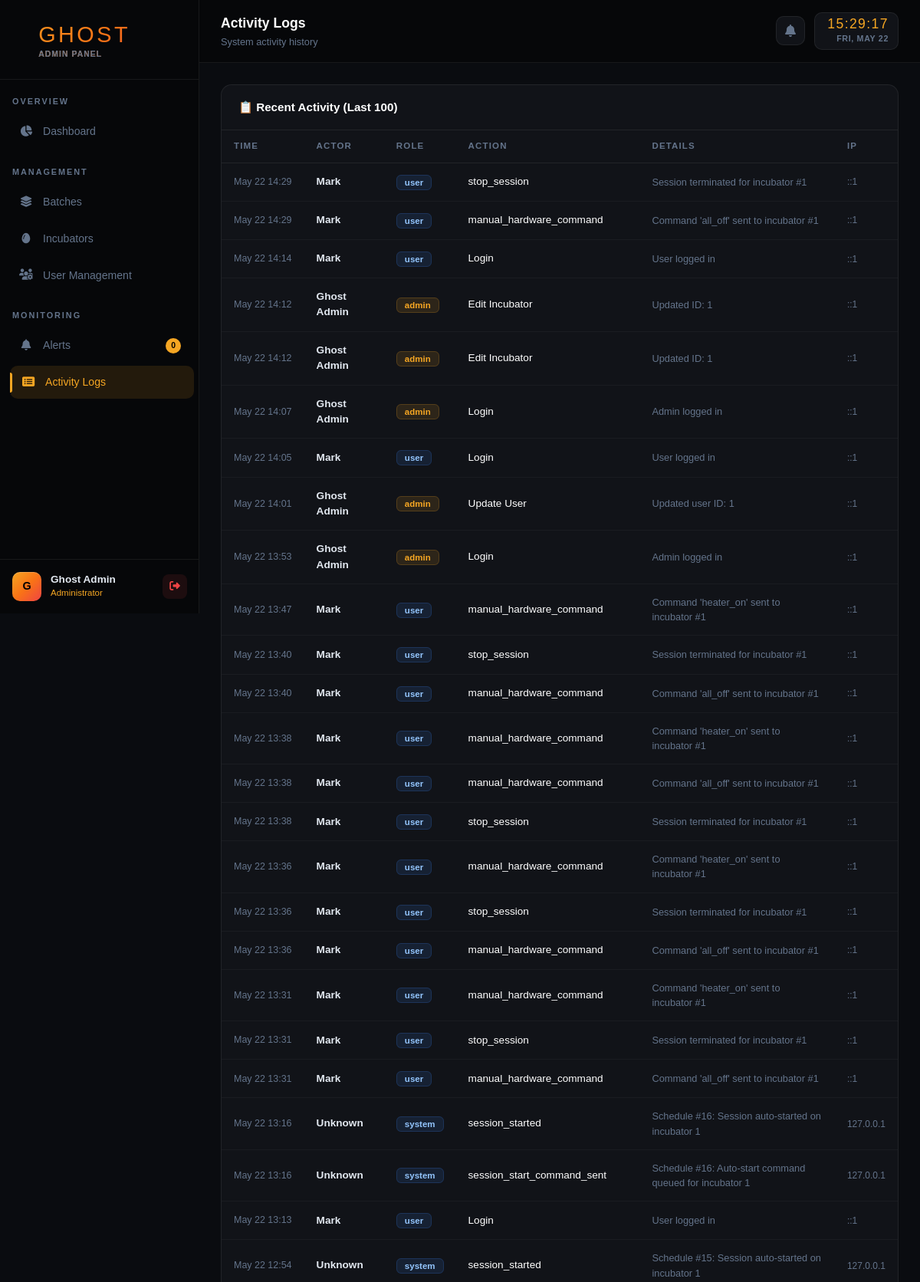
Screenshot of /admin/logs.php (signed in, upper part) with the database file from the repository.
### tables this page shows
CREATE TABLE `activity_logs` (
  `id` int(11) NOT NULL,
  `role` enum('admin','user','system') NOT NULL,
  `user_id` int(11) DEFAULT NULL,
  `action` varchar(255) NOT NULL,
  `details` text DEFAULT NULL,
  `ip_address` varchar(45) DEFAULT NULL,
  `logged_at` timestamp NOT NULL DEFAULT current_timestamp()
);

### includes/config.php (called while the page is built, shortened)
<?php
function getDB() {
    static $pdo = null;
    if ($pdo === null) {
        try {
            $pdo = new PDO(
                "mysql:host=" . DB_HOST . ";dbname=" . DB_NAME . ";charset=utf8",
                DB_USER,
                DB_PASS,
                array(
                    PDO::ATTR_ERRMODE            => PDO::ERRMODE_EXCEPTION,
                    PDO::ATTR_DEFAULT_FETCH_MODE => PDO::FETCH_ASSOC,
                    PDO::ATTR_EMULATE_PREPARES   => false
                )
            );
            $pdo->exec("SET time_zone = '+08:00'");
        } catch (PDOException $e) {
            die(json_encode(array('success' => false, 'message' => 'Database connection failed: ' . $e->getMessage())));
        }
    }
    return $pdo;
}
function getCurrentAdmin() {
    $pdo  = getDB();
    $stmt = $pdo->prepare("SELECT * FROM admins WHERE id = ?");
    $stmt->execute(array($_SESSION['admin_id']));
    return $stmt->fetch();
}

### admin/logs.php (the view)
<?php
$pageTitle = 'Activity Logs';
$pageSubtitle = 'System activity history';
$activePage = 'logs';
require_once 'header.php';
$pdo = getDB();
$logs = $pdo->query("SELECT l.*, CASE WHEN l.role='admin' THEN a.full_name ELSE u.full_name END as actor_name FROM activity_logs l LEFT JOIN admins a ON l.role='admin' AND l.user_id=a.id LEFT JOIN users u ON l.role='user' AND l.user_id=u.id ORDER BY l.logged_at DESC LIMIT 100")->fetchAll();
?>
<div class="ghost-panel">
  <div class="ghost-panel-header"><span class="ghost-panel-title">📋 Recent Activity (Last 100)</span></div>
  <div class="ghost-panel-body p-0">
    <table class="ghost-table">
      <thead><tr><th>Time</th><th>Actor</th><th>Role</th><th>Action</th><th>Details</th><th>IP</th></tr></thead>
      <tbody>
      <?php foreach($logs as $l): ?>
        <tr>
          <td style="font-size:.78rem;color:var(--ghost-muted);white-space:nowrap;"><?= date('M j H:i',strtotime($l['logged_at'])) ?></td>
          <td style="font-weight:600;font-size:.85rem;"><?= htmlspecialchars($l['actor_name']??'Unknown') ?></td>
          <td><span class="<?= $l['role']=='admin'?'badge-maintenance':'badge-incubating' ?>"><?= $l['role'] ?></span></td>
          <td style="font-size:.85rem;color:white;"><?= htmlspecialchars($l['action']) ?></td>
          <td style="font-size:.8rem;color:var(--ghost-muted);"><?= htmlspecialchars($l['details']??'') ?></td>
          <td style="font-size:.75rem;color:var(--ghost-muted);"><?= $l['ip_address'] ?></td>
        </tr>
      <?php endforeach; ?>
      </tbody>
    </table>
  </div>
</div>
<?php require_once 'footer.php'; ?>

### admin/header.php (shortened to what this page needs)
<?php require_once '../includes/config.php'; requireAdmin(); $admin = getCurrentAdmin(); ?>
<!DOCTYPE html>
<html lang="en">
<head>
<link href="../assets/vendor/bootstrap/bootstrap.min.css" rel="stylesheet">
<link href="../assets/vendor/fontawesome/all.min.css" rel="stylesheet">
</head>
<body>
<nav id="sidebar">
  <div class="sidebar-inner">
  <div class="sidebar-brand">
    <i class="fas fa-egg" style="font-size:1.4rem;opacity:0.8;"></i>
    <div>
      GHOST
      <span class="sidebar-brand-sub">Admin Panel</span>
    </div>
  </div>
  <div class="sidebar-section">Overview</div>
  <div class="nav-item"><a href="dashboard.php" class="nav-link-ghost <?= ($activePage??'')=='dashboard'?'active':'' ?>"><span class="nav-icon"><i class="fas fa-chart-pie"></i></span> Dashboard</a></div>
  <div class="sidebar-section">Management</div>
  <div class="nav-item"><a href="batches.php" class="nav-link-ghost <?= in_array(($activePage??''), ['batches','schedules'], true)?'active':'' ?>"><span class="nav-icon"><i class="fas fa-layer-group"></i></span> Batches</a></div>
  <div class="nav-item"><a href="incubators.php" class="nav-link-ghost <?= ($activePage??'')=='incubators'?'active':'' ?>"><span class="nav-icon"><i class="fas fa-egg"></i></span> Incubators</a></div>
  <div class="nav-item"><a href="users.php" class="nav-link-ghost <?= in_array(($activePage??''), ['users','temperature'], true)?'active':'' ?>"><span class="nav-icon"><i class="fas fa-users-cog"></i></span> User Management</a></div>
  <div class="sidebar-section">Monitoring</div>
  <div class="nav-item"><a href="alerts.php" class="nav-link-ghost <?= ($activePage??'')=='alerts'?'active':'' ?>"><span class="nav-icon"><i class="fas fa-bell"></i></span> Alerts <span class="badge-count" id="alertCount">0</span></a></div>
  <div class="nav-item"><a href="logs.php" class="nav-link-ghost <?= ($activePage??'')=='logs'?'active':'' ?>"><span class="nav-icon"><i class="fas fa-list-alt"></i></span> Activity Logs</a></div>
  <div class="sidebar-user">
    <div class="user-avatar"><?= strtoupper(substr($admin['full_name'],0,1)) ?></div>
    <div><div class="user-name"><?= htmlspecialchars($admin['full_name']) ?></div><div class="user-role">Administrator</div></div>
    <button onclick="document.getElementById('logoutModal').style.display='flex'" class="logout-btn" title="Logout" style="border:none;"><i class="fas fa-sign-out-alt" style="font-size:0.85rem;"></i></button>
  </div>
  </div>
</nav>
<div id="main">
  <div class="topbar">
    <div>
      <div class="topbar-title"><?= $pageTitle ?? 'Dashboard' ?></div>
      <div class="topbar-sub"><?= $pageSubtitle ?? 'GHOST Incubator System' ?></div>
    </div>
    <div class="topbar-right">
      <div class="alert-bell" onclick="window.location.href='alerts.php'"><i class="fas fa-bell"></i><span class="bell-dot" id="bellDot" style="display:none"></span></div>
      <div class="topbar-clock">
        <div class="clock-time" id="clockTime">--:--:--</div>
        <div class="clock-date" id="clockDate">--- -- ----</div>
      </div>
    </div>
  </div>
  <div class="page-content">

### rows the page displays
activity_logs: logged_at "May 22 14:29", actor_name "Mark", role "user", action "stop_session", details "Session terminated for incubator #1", ip_address "::1"
activity_logs: logged_at "May 22 14:29", actor_name "Mark", role "user", action "manual_hardware_command", details "Command 'all_off' sent to incubator #1", ip_address "::1"
activity_logs: logged_at "May 22 14:14", actor_name "Mark", role "user", action "Login", details "User logged in", ip_address "::1"
activity_logs: logged_at "May 22 14:12", actor_name "Ghost Admin", role "admin", action "Edit Incubator", details "Updated ID: 1", ip_address "::1"
activity_logs: logged_at "May 22 14:12", actor_name "Ghost Admin", role "admin", action "Edit Incubator", details "Updated ID: 1", ip_address "::1"
activity_logs: logged_at "May 22 14:07", actor_name "Ghost Admin", role "admin", action "Login", details "Admin logged in", ip_address "::1"
activity_logs: logged_at "May 22 14:05", actor_name "Mark", role "user", action "Login", details "User logged in", ip_address "::1"
activity_logs: logged_at "May 22 14:01", actor_name "Ghost Admin", role "admin", action "Update User", details "Updated user ID: 1", ip_address "::1"
activity_logs: logged_at "May 22 13:53", actor_name "Ghost Admin", role "admin", action "Login", details "Admin logged in", ip_address "::1"
activity_logs: logged_at "May 22 13:47", actor_name "Mark", role "user", action "manual_hardware_command", details "Command 'heater_on' sent to incubator #1", ip_address "::1"
activity_logs: logged_at "May 22 13:40", actor_name "Mark", role "user", action "stop_session", details "Session terminated for incubator #1", ip_address "::1"
activity_logs: logged_at "May 22 13:40", actor_name "Mark", role "user", action "manual_hardware_command", details "Command 'all_off' sent to incubator #1", ip_address "::1"
activity_logs: logged_at "May 22 13:38", actor_name "Mark", role "user", action "manual_hardware_command", details "Command 'heater_on' sent to incubator #1", ip_address "::1"
activity_logs: logged_at "May 22 13:38", actor_name "Mark", role "user", action "manual_hardware_command", details "Command 'all_off' sent to incubator #1", ip_address "::1"
activity_logs: logged_at "May 22 13:38", actor_name "Mark", role "user", action "stop_session", details "Session terminated for incubator #1", ip_address "::1"
activity_logs: logged_at "May 22 13:36", actor_name "Mark", role "user", action "manual_hardware_command", details "Command 'heater_on' sent to incubator #1", ip_address "::1"
activity_logs: logged_at "May 22 13:36", actor_name "Mark", role "user", action "stop_session", details "Session terminated for incubator #1", ip_address "::1"
activity_logs: logged_at "May 22 13:36", actor_name "Mark", role "user", action "manual_hardware_command", details "Command 'all_off' sent to incubator #1", ip_address "::1"
activity_logs: logged_at "May 22 13:31", actor_name "Mark", role "user", action "manual_hardware_command", details "Command 'heater_on' sent to incubator #1", ip_address "::1"
activity_logs: logged_at "May 22 13:31", actor_name "Mark", role "user", action "stop_session", details "Session terminated for incubator #1", ip_address "::1"
activity_logs: logged_at "May 22 13:31", actor_name "Mark", role "user", action "manual_hardware_command", details "Command 'all_off' sent to incubator #1", ip_address "::1"
activity_logs: logged_at "May 22 13:16", actor_name "Unknown", role "system", action "session_started", details "Schedule #16: Session auto-started on incubator 1", ip_address "127.0.0.1"
activity_logs: logged_at "May 22 13:16", actor_name "Unknown", role "system", action "session_start_command_sent", details "Schedule #16: Auto-start command queued for incubator 1", ip_address "127.0.0.1"
activity_logs: logged_at "May 22 13:13", actor_name "Mark", role "user", action "Login", details "User logged in", ip_address "::1"
activity_logs: logged_at "May 22 12:54", actor_name "Unknown", role "system", action "session_started", details "Schedule #15: Session auto-started on incubator 1", ip_address "127.0.0.1"

### other values shown
substr($admin['full_name'],0,1) "G"
$admin['full_name'] "Ghost Admin"
$pageTitle "Activity Logs"
$pageSubtitle "System activity history"
